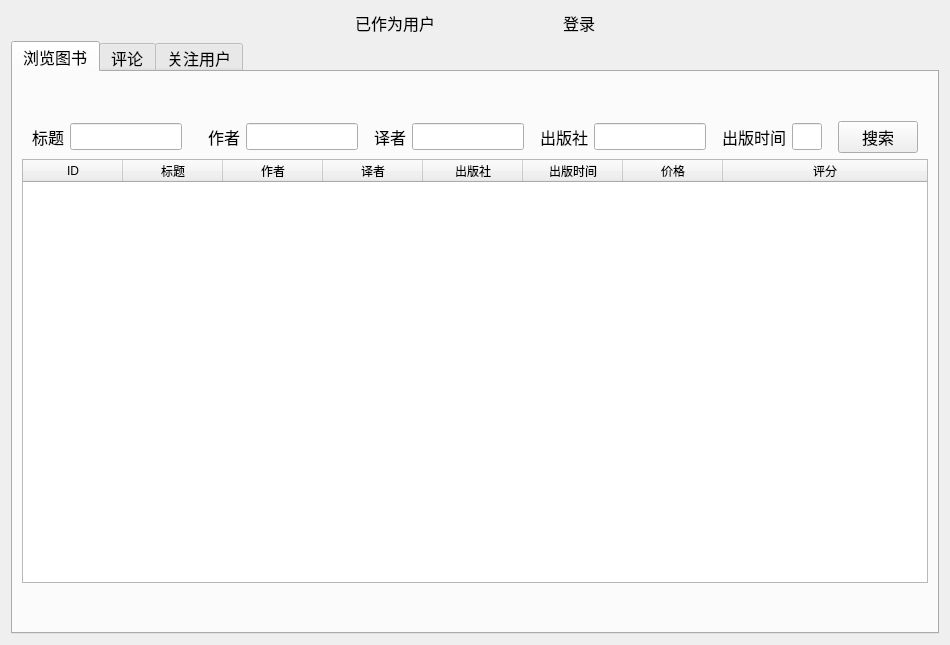
<?xml version="1.0" encoding="UTF-8"?>
<ui version="4.0">
 <class>User</class>
 <widget class="QWidget" name="User">
  <property name="geometry">
   <rect>
    <x>0</x>
    <y>0</y>
    <width>950</width>
    <height>645</height>
   </rect>
  </property>
  <property name="font">
   <font>
    <family>Arial</family>
    <pointsize>12</pointsize>
   </font>
  </property>
  <property name="windowTitle">
   <string>用户界面</string>
  </property>
  <layout class="QVBoxLayout" name="verticalLayout">
   <item>
    <layout class="QHBoxLayout" name="horizontalLayout_4">
     <item>
      <spacer name="horizontalSpacer_11">
       <property name="orientation">
        <enum>Qt::Horizontal</enum>
       </property>
       <property name="sizeHint" stdset="0">
        <size>
         <width>40</width>
         <height>20</height>
        </size>
       </property>
      </spacer>
     </item>
     <item>
      <widget class="QLabel" name="label_6">
       <property name="text">
        <string>已作为用户</string>
       </property>
      </widget>
     </item>
     <item>
      <spacer name="horizontalSpacer_13">
       <property name="orientation">
        <enum>Qt::Horizontal</enum>
       </property>
       <property name="sizeType">
        <enum>QSizePolicy::Minimum</enum>
       </property>
       <property name="sizeHint" stdset="0">
        <size>
         <width>40</width>
         <height>20</height>
        </size>
       </property>
      </spacer>
     </item>
     <item>
      <widget class="QLabel" name="label_name">
       <property name="text">
        <string>        </string>
       </property>
      </widget>
     </item>
     <item>
      <spacer name="horizontalSpacer_19">
       <property name="orientation">
        <enum>Qt::Horizontal</enum>
       </property>
       <property name="sizeType">
        <enum>QSizePolicy::Minimum</enum>
       </property>
       <property name="sizeHint" stdset="0">
        <size>
         <width>40</width>
         <height>20</height>
        </size>
       </property>
      </spacer>
     </item>
     <item>
      <widget class="QLabel" name="label_10">
       <property name="text">
        <string>登录</string>
       </property>
      </widget>
     </item>
     <item>
      <spacer name="horizontalSpacer_12">
       <property name="orientation">
        <enum>Qt::Horizontal</enum>
       </property>
       <property name="sizeHint" stdset="0">
        <size>
         <width>40</width>
         <height>20</height>
        </size>
       </property>
      </spacer>
     </item>
    </layout>
   </item>
   <item>
    <widget class="QTabWidget" name="tabWidget">
     <property name="currentIndex">
      <number>0</number>
     </property>
     <widget class="QWidget" name="tab">
      <attribute name="title">
       <string>浏览图书</string>
      </attribute>
      <layout class="QVBoxLayout" name="verticalLayout_2">
       <item>
        <layout class="QGridLayout" name="gridLayout_2">
         <item row="3" column="0">
          <spacer name="verticalSpacer_2">
           <property name="orientation">
            <enum>Qt::Vertical</enum>
           </property>
           <property name="sizeType">
            <enum>QSizePolicy::Preferred</enum>
           </property>
           <property name="sizeHint" stdset="0">
            <size>
             <width>20</width>
             <height>40</height>
            </size>
           </property>
          </spacer>
         </item>
         <item row="0" column="0">
          <spacer name="verticalSpacer">
           <property name="orientation">
            <enum>Qt::Vertical</enum>
           </property>
           <property name="sizeType">
            <enum>QSizePolicy::Preferred</enum>
           </property>
           <property name="sizeHint" stdset="0">
            <size>
             <width>20</width>
             <height>40</height>
            </size>
           </property>
          </spacer>
         </item>
         <item row="1" column="0">
          <layout class="QHBoxLayout" name="horizontalLayout">
           <item>
            <spacer name="horizontalSpacer_5">
             <property name="orientation">
              <enum>Qt::Horizontal</enum>
             </property>
             <property name="sizeHint" stdset="0">
              <size>
               <width>40</width>
               <height>20</height>
              </size>
             </property>
            </spacer>
           </item>
           <item>
            <widget class="QLabel" name="label">
             <property name="text">
              <string>标题</string>
             </property>
            </widget>
           </item>
           <item>
            <widget class="QLineEdit" name="lineEdit_book_title">
             <property name="text">
              <string/>
             </property>
            </widget>
           </item>
           <item>
            <spacer name="horizontalSpacer">
             <property name="orientation">
              <enum>Qt::Horizontal</enum>
             </property>
             <property name="sizeHint" stdset="0">
              <size>
               <width>40</width>
               <height>20</height>
              </size>
             </property>
            </spacer>
           </item>
           <item>
            <spacer name="horizontalSpacer_2">
             <property name="orientation">
              <enum>Qt::Horizontal</enum>
             </property>
             <property name="sizeHint" stdset="0">
              <size>
               <width>40</width>
               <height>20</height>
              </size>
             </property>
            </spacer>
           </item>
           <item>
            <widget class="QLabel" name="label_3">
             <property name="text">
              <string>作者</string>
             </property>
            </widget>
           </item>
           <item>
            <widget class="QLineEdit" name="lineEdit_book_author"/>
           </item>
           <item>
            <spacer name="horizontalSpacer_3">
             <property name="orientation">
              <enum>Qt::Horizontal</enum>
             </property>
             <property name="sizeHint" stdset="0">
              <size>
               <width>40</width>
               <height>20</height>
              </size>
             </property>
            </spacer>
           </item>
           <item>
            <widget class="QLabel" name="label_4">
             <property name="text">
              <string>译者</string>
             </property>
            </widget>
           </item>
           <item>
            <widget class="QLineEdit" name="lineEdit_book_translator"/>
           </item>
           <item>
            <spacer name="horizontalSpacer_7">
             <property name="orientation">
              <enum>Qt::Horizontal</enum>
             </property>
             <property name="sizeHint" stdset="0">
              <size>
               <width>40</width>
               <height>20</height>
              </size>
             </property>
            </spacer>
           </item>
           <item>
            <widget class="QLabel" name="label_5">
             <property name="text">
              <string>出版社</string>
             </property>
            </widget>
           </item>
           <item>
            <widget class="QLineEdit" name="lineEdit_book_press"/>
           </item>
           <item>
            <spacer name="horizontalSpacer_4">
             <property name="orientation">
              <enum>Qt::Horizontal</enum>
             </property>
             <property name="sizeHint" stdset="0">
              <size>
               <width>40</width>
               <height>20</height>
              </size>
             </property>
            </spacer>
           </item>
           <item>
            <widget class="QLabel" name="label_2">
             <property name="text">
              <string>出版时间</string>
             </property>
            </widget>
           </item>
           <item>
            <widget class="QLineEdit" name="lineEdit_book_time">
             <property name="maximumSize">
              <size>
               <width>60</width>
               <height>16777215</height>
              </size>
             </property>
             <property name="font">
              <font>
               <family>Arial</family>
               <pointsize>12</pointsize>
               <underline>false</underline>
              </font>
             </property>
             <property name="focusPolicy">
              <enum>Qt::StrongFocus</enum>
             </property>
            </widget>
           </item>
           <item>
            <spacer name="horizontalSpacer_8">
             <property name="orientation">
              <enum>Qt::Horizontal</enum>
             </property>
             <property name="sizeHint" stdset="0">
              <size>
               <width>40</width>
               <height>20</height>
              </size>
             </property>
            </spacer>
           </item>
           <item>
            <widget class="QPushButton" name="pushButton_book_search">
             <property name="text">
              <string>搜索</string>
             </property>
            </widget>
           </item>
           <item>
            <spacer name="horizontalSpacer_6">
             <property name="orientation">
              <enum>Qt::Horizontal</enum>
             </property>
             <property name="sizeHint" stdset="0">
              <size>
               <width>40</width>
               <height>20</height>
              </size>
             </property>
            </spacer>
           </item>
          </layout>
         </item>
         <item row="2" column="0">
          <widget class="QTableWidget" name="tableWidget_book">
           <property name="autoFillBackground">
            <bool>false</bool>
           </property>
           <property name="editTriggers">
            <set>QAbstractItemView::NoEditTriggers</set>
           </property>
           <property name="dragEnabled">
            <bool>false</bool>
           </property>
           <property name="columnCount">
            <number>8</number>
           </property>
           <attribute name="horizontalHeaderCascadingSectionResizes">
            <bool>false</bool>
           </attribute>
           <attribute name="horizontalHeaderHighlightSections">
            <bool>true</bool>
           </attribute>
           <attribute name="horizontalHeaderShowSortIndicator" stdset="0">
            <bool>false</bool>
           </attribute>
           <attribute name="horizontalHeaderStretchLastSection">
            <bool>true</bool>
           </attribute>
           <attribute name="verticalHeaderVisible">
            <bool>true</bool>
           </attribute>
           <attribute name="verticalHeaderCascadingSectionResizes">
            <bool>false</bool>
           </attribute>
           <attribute name="verticalHeaderShowSortIndicator" stdset="0">
            <bool>false</bool>
           </attribute>
           <attribute name="verticalHeaderStretchLastSection">
            <bool>false</bool>
           </attribute>
           <column>
            <property name="text">
             <string>ID</string>
            </property>
           </column>
           <column>
            <property name="text">
             <string>标题</string>
            </property>
           </column>
           <column>
            <property name="text">
             <string>作者</string>
            </property>
           </column>
           <column>
            <property name="text">
             <string>译者</string>
            </property>
           </column>
           <column>
            <property name="text">
             <string>出版社</string>
            </property>
           </column>
           <column>
            <property name="text">
             <string>出版时间</string>
            </property>
           </column>
           <column>
            <property name="text">
             <string>价格</string>
            </property>
           </column>
           <column>
            <property name="text">
             <string>评分</string>
            </property>
           </column>
          </widget>
         </item>
        </layout>
       </item>
      </layout>
     </widget>
     <widget class="QWidget" name="tab_2">
      <attribute name="title">
       <string>评论</string>
      </attribute>
      <layout class="QGridLayout" name="gridLayout">
       <item row="0" column="0">
        <layout class="QGridLayout" name="gridLayout_4">
         <item row="6" column="1">
          <layout class="QHBoxLayout" name="horizontalLayout_2">
           <item>
            <widget class="QLabel" name="label_7">
             <property name="text">
              <string>图书标题</string>
             </property>
            </widget>
           </item>
           <item>
            <widget class="QLineEdit" name="lineEdit_review_add_review_title">
             <property name="text">
              <string/>
             </property>
            </widget>
           </item>
           <item>
            <spacer name="horizontalSpacer_9">
             <property name="orientation">
              <enum>Qt::Horizontal</enum>
             </property>
             <property name="sizeHint" stdset="0">
              <size>
               <width>40</width>
               <height>20</height>
              </size>
             </property>
            </spacer>
           </item>
           <item>
            <widget class="QLabel" name="label_9">
             <property name="text">
              <string>评分</string>
             </property>
            </widget>
           </item>
           <item>
            <widget class="QSpinBox" name="spinBox_add_review_rating">
             <property name="sizePolicy">
              <sizepolicy hsizetype="Preferred" vsizetype="Fixed">
               <horstretch>0</horstretch>
               <verstretch>0</verstretch>
              </sizepolicy>
             </property>
             <property name="minimum">
              <number>1</number>
             </property>
             <property name="maximum">
              <number>5</number>
             </property>
            </widget>
           </item>
           <item>
            <spacer name="horizontalSpacer_20">
             <property name="orientation">
              <enum>Qt::Horizontal</enum>
             </property>
             <property name="sizeHint" stdset="0">
              <size>
               <width>40</width>
               <height>20</height>
              </size>
             </property>
            </spacer>
           </item>
           <item>
            <widget class="QLabel" name="label_8">
             <property name="text">
              <string>评论</string>
             </property>
            </widget>
           </item>
           <item>
            <widget class="QPlainTextEdit" name="plainTextEdit_add_review_review">
             <property name="sizePolicy">
              <sizepolicy hsizetype="Preferred" vsizetype="Preferred">
               <horstretch>0</horstretch>
               <verstretch>0</verstretch>
              </sizepolicy>
             </property>
            </widget>
           </item>
           <item>
            <spacer name="horizontalSpacer_10">
             <property name="orientation">
              <enum>Qt::Horizontal</enum>
             </property>
             <property name="sizeHint" stdset="0">
              <size>
               <width>40</width>
               <height>20</height>
              </size>
             </property>
            </spacer>
           </item>
           <item>
            <widget class="QPushButton" name="pushButton_review_add_review_add">
             <property name="text">
              <string>评论</string>
             </property>
            </widget>
           </item>
          </layout>
         </item>
         <item row="5" column="2">
          <spacer name="horizontalSpacer_15">
           <property name="orientation">
            <enum>Qt::Horizontal</enum>
           </property>
           <property name="sizeType">
            <enum>QSizePolicy::Preferred</enum>
           </property>
           <property name="sizeHint" stdset="0">
            <size>
             <width>40</width>
             <height>20</height>
            </size>
           </property>
          </spacer>
         </item>
         <item row="5" column="0">
          <spacer name="horizontalSpacer_14">
           <property name="orientation">
            <enum>Qt::Horizontal</enum>
           </property>
           <property name="sizeType">
            <enum>QSizePolicy::Preferred</enum>
           </property>
           <property name="sizeHint" stdset="0">
            <size>
             <width>40</width>
             <height>20</height>
            </size>
           </property>
          </spacer>
         </item>
         <item row="7" column="1">
          <spacer name="verticalSpacer_4">
           <property name="orientation">
            <enum>Qt::Vertical</enum>
           </property>
           <property name="sizeType">
            <enum>QSizePolicy::Preferred</enum>
           </property>
           <property name="sizeHint" stdset="0">
            <size>
             <width>20</width>
             <height>40</height>
            </size>
           </property>
          </spacer>
         </item>
         <item row="0" column="1">
          <spacer name="verticalSpacer_3">
           <property name="orientation">
            <enum>Qt::Vertical</enum>
           </property>
           <property name="sizeType">
            <enum>QSizePolicy::Preferred</enum>
           </property>
           <property name="sizeHint" stdset="0">
            <size>
             <width>20</width>
             <height>40</height>
            </size>
           </property>
          </spacer>
         </item>
         <item row="3" column="1">
          <layout class="QHBoxLayout" name="horizontalLayout_5">
           <item>
            <widget class="QLabel" name="label_11">
             <property name="text">
              <string>图书标题</string>
             </property>
            </widget>
           </item>
           <item>
            <widget class="QLineEdit" name="lineEdit_review_search_title">
             <property name="text">
              <string/>
             </property>
            </widget>
           </item>
           <item>
            <spacer name="horizontalSpacer_21">
             <property name="orientation">
              <enum>Qt::Horizontal</enum>
             </property>
             <property name="sizeHint" stdset="0">
              <size>
               <width>40</width>
               <height>20</height>
              </size>
             </property>
            </spacer>
           </item>
           <item>
            <widget class="QLabel" name="label_12">
             <property name="text">
              <string>评论用户</string>
             </property>
            </widget>
           </item>
           <item>
            <widget class="QLineEdit" name="lineEdit_review_search_reviewer">
             <property name="font">
              <font>
               <family>Arial</family>
               <pointsize>12</pointsize>
               <underline>false</underline>
              </font>
             </property>
             <property name="focusPolicy">
              <enum>Qt::StrongFocus</enum>
             </property>
            </widget>
           </item>
           <item>
            <spacer name="horizontalSpacer_22">
             <property name="orientation">
              <enum>Qt::Horizontal</enum>
             </property>
             <property name="sizeHint" stdset="0">
              <size>
               <width>40</width>
               <height>20</height>
              </size>
             </property>
            </spacer>
           </item>
           <item>
            <widget class="QPushButton" name="pushButton_review_search_search">
             <property name="text">
              <string>搜索</string>
             </property>
            </widget>
           </item>
          </layout>
         </item>
         <item row="5" column="1">
          <widget class="QTableWidget" name="tableWidget_review">
           <property name="editTriggers">
            <set>QAbstractItemView::NoEditTriggers</set>
           </property>
           <attribute name="horizontalHeaderStretchLastSection">
            <bool>true</bool>
           </attribute>
           <column>
            <property name="text">
             <string>ID</string>
            </property>
           </column>
           <column>
            <property name="text">
             <string>书名</string>
            </property>
           </column>
           <column>
            <property name="text">
             <string>评论用户</string>
            </property>
           </column>
           <column>
            <property name="text">
             <string>评论时间</string>
            </property>
           </column>
           <column>
            <property name="text">
             <string>评分</string>
            </property>
           </column>
           <column>
            <property name="text">
             <string>评价</string>
            </property>
           </column>
           <column>
            <property name="text">
             <string>获赞</string>
            </property>
           </column>
          </widget>
         </item>
         <item row="1" column="1">
          <layout class="QHBoxLayout" name="horizontalLayout_6">
           <item>
            <spacer name="horizontalSpacer_23">
             <property name="orientation">
              <enum>Qt::Horizontal</enum>
             </property>
             <property name="sizeHint" stdset="0">
              <size>
               <width>40</width>
               <height>20</height>
              </size>
             </property>
            </spacer>
           </item>
           <item>
            <widget class="QLabel" name="label_14">
             <property name="text">
              <string>评论ID</string>
             </property>
            </widget>
           </item>
           <item>
            <widget class="QLineEdit" name="lineEdit_review_review_id">
             <property name="sizePolicy">
              <sizepolicy hsizetype="Preferred" vsizetype="Fixed">
               <horstretch>0</horstretch>
               <verstretch>0</verstretch>
              </sizepolicy>
             </property>
            </widget>
           </item>
           <item>
            <widget class="QPushButton" name="pushButton_review_like_review">
             <property name="text">
              <string>赞评论</string>
             </property>
            </widget>
           </item>
          </layout>
         </item>
        </layout>
       </item>
      </layout>
     </widget>
     <widget class="QWidget" name="tab_3">
      <attribute name="title">
       <string>关注用户</string>
      </attribute>
      <layout class="QGridLayout" name="gridLayout_7">
       <item row="0" column="0">
        <layout class="QGridLayout" name="gridLayout_6">
         <item row="0" column="1">
          <spacer name="verticalSpacer_5">
           <property name="orientation">
            <enum>Qt::Vertical</enum>
           </property>
           <property name="sizeType">
            <enum>QSizePolicy::Preferred</enum>
           </property>
           <property name="sizeHint" stdset="0">
            <size>
             <width>20</width>
             <height>40</height>
            </size>
           </property>
          </spacer>
         </item>
         <item row="1" column="1">
          <layout class="QHBoxLayout" name="horizontalLayout_3">
           <item>
            <widget class="QLabel" name="label_13">
             <property name="text">
              <string>用户昵称</string>
             </property>
            </widget>
           </item>
           <item>
            <widget class="QLineEdit" name="lineEdit_follow_reviewer">
             <property name="font">
              <font>
               <family>Arial</family>
               <pointsize>12</pointsize>
               <underline>false</underline>
              </font>
             </property>
             <property name="focusPolicy">
              <enum>Qt::StrongFocus</enum>
             </property>
            </widget>
           </item>
           <item>
            <spacer name="horizontalSpacer_18">
             <property name="orientation">
              <enum>Qt::Horizontal</enum>
             </property>
             <property name="sizeType">
              <enum>QSizePolicy::Preferred</enum>
             </property>
             <property name="sizeHint" stdset="0">
              <size>
               <width>40</width>
               <height>20</height>
              </size>
             </property>
            </spacer>
           </item>
           <item>
            <widget class="QPushButton" name="pushButton_follow_search">
             <property name="text">
              <string>搜索</string>
             </property>
            </widget>
           </item>
           <item>
            <widget class="QPushButton" name="pushButton_follow_follow">
             <property name="text">
              <string>关注</string>
             </property>
            </widget>
           </item>
           <item>
            <widget class="QPushButton" name="pushButton_follow_unfollow">
             <property name="text">
              <string>取消关注</string>
             </property>
            </widget>
           </item>
          </layout>
         </item>
         <item row="2" column="2">
          <spacer name="horizontalSpacer_17">
           <property name="orientation">
            <enum>Qt::Horizontal</enum>
           </property>
           <property name="sizeType">
            <enum>QSizePolicy::Preferred</enum>
           </property>
           <property name="sizeHint" stdset="0">
            <size>
             <width>40</width>
             <height>20</height>
            </size>
           </property>
          </spacer>
         </item>
         <item row="2" column="0">
          <spacer name="horizontalSpacer_16">
           <property name="orientation">
            <enum>Qt::Horizontal</enum>
           </property>
           <property name="sizeType">
            <enum>QSizePolicy::Preferred</enum>
           </property>
           <property name="sizeHint" stdset="0">
            <size>
             <width>40</width>
             <height>20</height>
            </size>
           </property>
          </spacer>
         </item>
         <item row="3" column="1">
          <spacer name="verticalSpacer_6">
           <property name="orientation">
            <enum>Qt::Vertical</enum>
           </property>
           <property name="sizeType">
            <enum>QSizePolicy::Preferred</enum>
           </property>
           <property name="sizeHint" stdset="0">
            <size>
             <width>20</width>
             <height>40</height>
            </size>
           </property>
          </spacer>
         </item>
         <item row="2" column="1">
          <widget class="QTableWidget" name="tableWidget_follow">
           <property name="editTriggers">
            <set>QAbstractItemView::NoEditTriggers</set>
           </property>
           <attribute name="horizontalHeaderStretchLastSection">
            <bool>true</bool>
           </attribute>
           <column>
            <property name="text">
             <string>ID</string>
            </property>
           </column>
           <column>
            <property name="text">
             <string>昵称</string>
            </property>
           </column>
           <column>
            <property name="text">
             <string>性别</string>
            </property>
           </column>
           <column>
            <property name="text">
             <string>关注者数量</string>
            </property>
           </column>
           <column>
            <property name="text">
             <string>关注数量</string>
            </property>
           </column>
          </widget>
         </item>
        </layout>
       </item>
      </layout>
     </widget>
    </widget>
   </item>
  </layout>
 </widget>
 <resources/>
 <connections/>
</ui>
